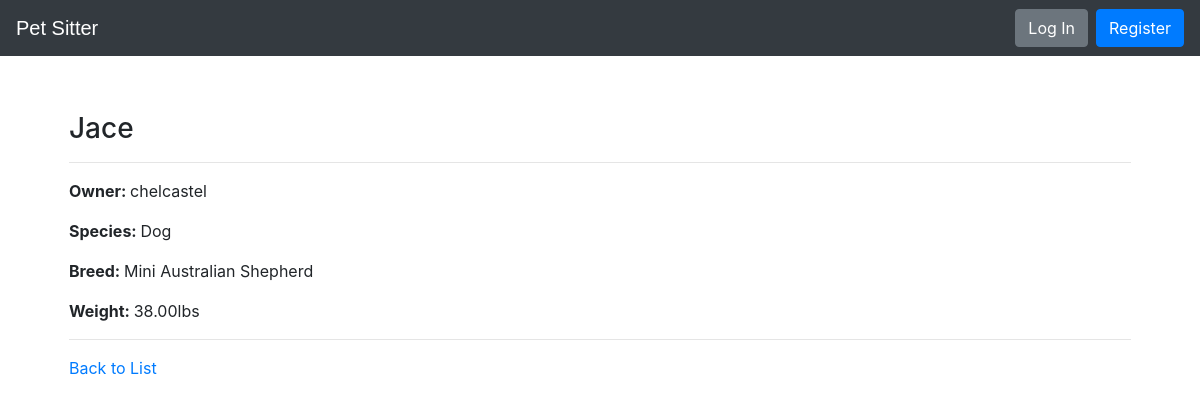
/pets/2/, run on an earlier commit of the app's database.
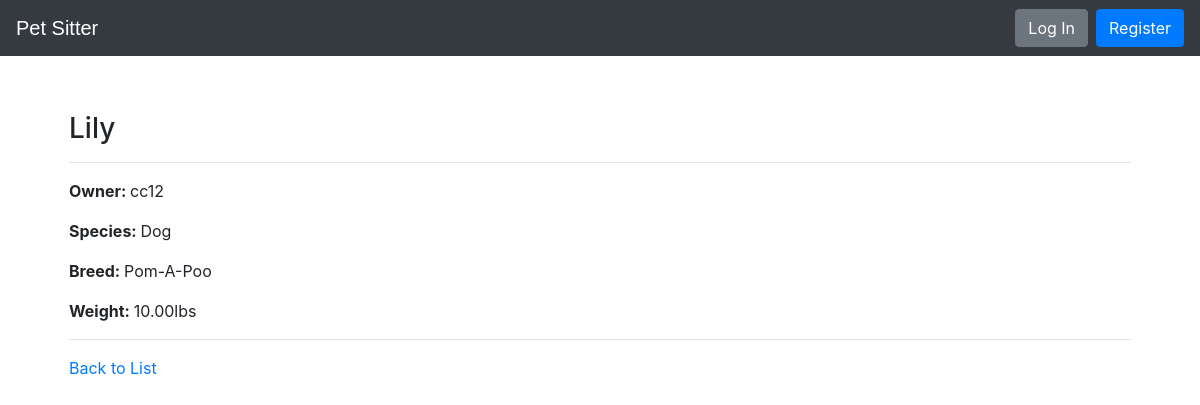
And on a later commit of the database.
### pets/models.py (models this page shows, shortened)
class Pet(models.Model):
    pet_name = models.CharField(max_length=200)
    species = models.CharField(max_length=200)
    breed = models.CharField(max_length=200)
    weight_in_pounds = models.DecimalField(max_digits=5, decimal_places=2)
    owner = models.ForeignKey(User, on_delete=models.CASCADE)
    slug = models.CharField(max_length=200, blank=True, editable=False)

### pets/views.py (the view)
# urls.py: path('pets/<int:pet_id>/', PetDetailView.as_view(), name='pet-detail-page'),
class PetDetailView(DetailView):
    def get(self, req, pet_id):
        return render(req, 'pet/pet_detail.html', {
            'pet': Pet.objects.get(id=pet_id)
        })

### pets/templates/pet/pet_detail.html
{% extends "base.html" %}
{% block content %}
  <div class="row">
    <div class="col m-4">
      <h3>{{ pet.pet_name }}</h3>
      <hr>
      <p>
          <strong>
              Owner:
          </strong>
          {{pet.owner}}
      </p>
      <p>
          <strong>
              Species:
          </strong>
          {{pet.species}}
      </p>
      <p>
          <strong>
              Breed:
          </strong>
          {{pet.breed}}
      </p>
      <p>
          <strong>
              Weight:
          </strong>
          {{pet.weight_in_pounds}}lbs
      </p>
      <hr>
      <a href="{% url 'pets-list-page' %}">Back to List</a>
    </div>
  </div>
{% endblock %}

### templates/base.html (shortened to what this page needs)
<!doctype html>
<html lang="en">
  <head>
    <link rel="stylesheet" href="https://stackpath.bootstrapcdn.com/bootstrap/4.3.1/css/bootstrap.min.css"
>
  </head>
  <body>
    <nav class="navbar navbar-expand-md navbar-dark bg-dark">
      <a class="navbar-brand" href="/" style="font-family: 'Trebuchet MS', sans-serif">Pet Sitter</a>
      <form class="form-inline ml-auto">
      {% if request.user.is_authenticated %}
        <div class="text-white" >Hello, <strong>{{request.user.username}}</strong>!</div>
        <a href="{% url 'pets-list-page' %}" class="btn btn-secondary ml-2">Pets</a>
        <a href="{% url 'calendar-list-page' %}" class="btn btn-primary ml-2">Calendar</a>
        <a href="{% url 'logout' %}" class="btn btn-danger ml-2">Log Out</a>
      {% else %}
        <a href="{% url 'login' %}" class="btn btn-secondary ml-2">Log In</a>
        <a href="{% url 'register' %}" class="btn btn-primary ml-2">Register</a>
      {% endif %}
      </form>
    </nav>
    <main role="main" class="container" style="margin-top: 4vh;">
      {% block content %}{% endblock %}
    </main>
  </body>

What changed in the data, as far as the page shows it:
changed Pet "Dog": pet_name "Jace" → "Lily"; owner "chelcastel" → "cc12"; breed "Mini Australian Shepherd" → "Pom-A-Poo"; weight_in_pounds "38.00" → "10.00"
